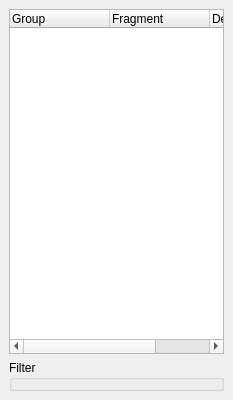
<ui version="4.0" >
 <class>FragmentDialog</class>
 <widget class="QDialog" name="FragmentDialog" >
  <property name="geometry" >
   <rect>
    <x>0</x>
    <y>0</y>
    <width>233</width>
    <height>400</height>
   </rect>
  </property>
  <property name="windowTitle" >
   <string>Fargment LIbrary</string>
  </property>
  <property name="windowIcon" >
   <iconset resource="icons.qrc" >
    <normaloff>:/stackicons/icons/stack_fragment.svg</normaloff>:/stackicons/icons/stack_fragment.svg</iconset>
  </property>
  <layout class="QVBoxLayout" >
   <property name="spacing" >
    <number>6</number>
   </property>
   <property name="margin" >
    <number>9</number>
   </property>
   <item>
    <widget class="QTreeWidget" name="FragmentTree" >
     <property name="sizePolicy" >
      <sizepolicy vsizetype="Expanding" hsizetype="Expanding" >
       <horstretch>0</horstretch>
       <verstretch>0</verstretch>
      </sizepolicy>
     </property>
     <property name="editTriggers" >
      <set>QAbstractItemView::NoEditTriggers</set>
     </property>
     <property name="selectionMode" >
      <enum>QAbstractItemView::SingleSelection</enum>
     </property>
     <column>
      <property name="text" >
       <string>Group</string>
      </property>
     </column>
     <column>
      <property name="text" >
       <string>Fragment</string>
      </property>
     </column>
     <column>
      <property name="text" >
       <string>Description</string>
      </property>
     </column>
    </widget>
   </item>
   <item>
    <widget class="QGroupBox" name="FilterGroup" >
     <property name="sizePolicy" >
      <sizepolicy vsizetype="Minimum" hsizetype="Preferred" >
       <horstretch>0</horstretch>
       <verstretch>0</verstretch>
      </sizepolicy>
     </property>
     <property name="title" >
      <string>Filter</string>
     </property>
     <layout class="QHBoxLayout" >
      <property name="spacing" >
       <number>4</number>
      </property>
      <property name="margin" >
       <number>2</number>
      </property>
     </layout>
    </widget>
   </item>
  </layout>
 </widget>
 <resources>
  <include location="icons.qrc" />
 </resources>
 <connections/>
</ui>
